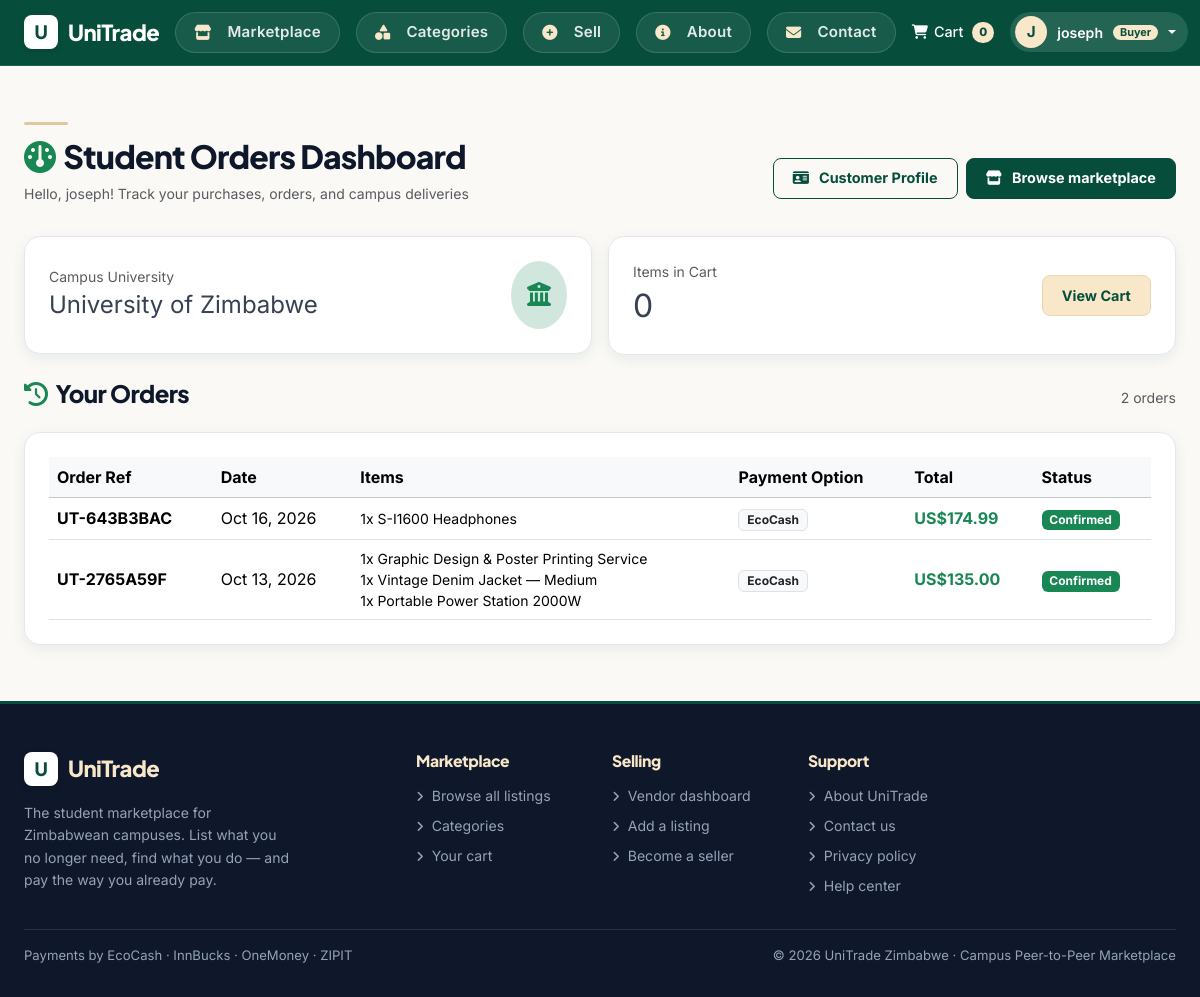
The app's page /buyer/dashboard/ (signed in) with its own data.
### Emarket/models.py (models this page shows, shortened)
class Profile(models.Model):
    ROLE_CHOICES = [
        ('vendor', 'Seller / Vendor'),
        ('buyer', 'Buyer'),
        ('both', 'Both (Buyer & Seller)'),
    ]
    user = models.OneToOneField(User, on_delete=models.CASCADE, related_name='profile')
    role = models.CharField(max_length=15, choices=ROLE_CHOICES, default='buyer')
    university = models.CharField(max_length=100, choices=UNIVERSITIES, default='University of Zimbabwe')
    store_name = models.CharField(max_length=150, blank=True, null=True)
    phone = models.CharField(max_length=25, blank=True, null=True)
    address = models.TextField(blank=True, null=True)
    is_email_confirmed = models.BooleanField(default=True)
    email_confirmation_token = models.UUIDField(default=uuid.uuid4)

class Order(models.Model):
    ORDER_STATUS = [
        ('Pending', 'Pending'),
        ('Confirmed', 'Confirmed'),
        ('Completed', 'Completed'),
        ('Cancelled', 'Cancelled'),
    ]
    buyer = models.ForeignKey(User, on_delete=models.CASCADE, related_name='orders')
    total_amount = models.DecimalField(max_digits=10, decimal_places=2)
    payment_method = models.CharField(max_length=30, choices=PAYMENT_CHOICES, default='ecocash')
    payment_number = models.CharField(max_length=100, blank=True) # Phone/wallet number or note
    order_reference = models.CharField(max_length=32, blank=True, null=True)
    date_ordered = models.DateTimeField(auto_now_add=True)
    status = models.CharField(max_length=20, choices=ORDER_STATUS, default='Pending')

class OrderItem(models.Model):
    order = models.ForeignKey(Order, on_delete=models.CASCADE, related_name='items')
    product = models.ForeignKey(Product, on_delete=models.CASCADE)
    quantity = models.PositiveIntegerField(default=1)
    price = models.DecimalField(max_digits=10, decimal_places=2)

class Product(models.Model):
    vendor = models.ForeignKey(Profile, on_delete=models.CASCADE, related_name='products')
    name = models.CharField(max_length=255)
    price = models.DecimalField(max_digits=10, decimal_places=2) # US$
    image = models.ImageField(upload_to='product_images/', blank=True, null=True)
    icon = models.CharField(max_length=10, default='📦')
    description = models.TextField()
    category = models.CharField(max_length=100, choices=CATEGORIES, default='Textbooks')
    condition = models.CharField(max_length=50, choices=CONDITIONS, default='Used')
    university = models.CharField(max_length=100, choices=UNIVERSITIES, blank=True, null=True)
    is_available = models.BooleanField(default=True)
    date_added = models.DateTimeField(auto_now_add=True)

### Emarket/views.py (the view)
# urls.py: path('buyer/dashboard/', views.buyer_dashboard, name='buyer_dashboard'),
@login_required
def buyer_dashboard(request):
    profile, _ = Profile.objects.get_or_create(user=request.user, defaults={'role': 'buyer'})
    orders = Order.objects.filter(buyer=request.user).prefetch_related('items__product').order_by('-date_ordered')
    cart = request.session.get('cart', {})
    cart_count = sum(cart.values())
    return render(request, 'Emarket/buyer_dashboard.html', {
        'profile': profile,
        'orders': orders,
        'orders_count': orders.count(),
        'cart_count': cart_count
    })

### Emarket/context_processors.py (called while the page is built)
def cart_quantity(request):
    cart = request.session.get('cart', {})
    total_quantity = sum(cart.values())  # Sum up all quantities in the cart
    return {'cart_quantity': total_quantity}

### Emarket/Templates/Emarket/buyer_dashboard.html (shortened to what this page needs)
{% extends 'Emarket/base.html' %}
{% load static %}
{% block content %}
<section class="sec">
    <div class="wrap">
        <div class="rule"></div>
        <div class="sec-h">
            <div>
                <h2><i class="fa-solid fa-gauge me-2 text-success"></i>Student Orders Dashboard</h2>
                <p class="text-muted small mt-1">Hello, {{ user.first_name|default:user.username }}! Track your purchases, orders, and campus deliveries</p>
            </div>
            <div class="d-flex gap-2 flex-wrap">
                <a href="{% url 'buyer_profile' %}" class="btn btn-o">
                    <i class="fa-solid fa-id-card me-1"></i> Customer Profile
                </a>
                <a href="{% url 'product_list' %}" class="btn btn-p">
                    <i class="fa-solid fa-store me-1"></i> Browse marketplace
                </a>
            </div>
        </div>
        <div class="row g-3 mb-4">
            <div class="col-md-6">
                <div class="panel p-4">
                    <div class="d-flex justify-content-between align-items-center">
                        <div>
                            <div class="text-muted small">Campus University</div>
                            <div class="ctitle fs-4 mb-0">{{ profile.university }}</div>
                        </div>
                        <div class="rounded-circle p-3 bg-success-subtle text-success fs-4">
                            <i class="fa-solid fa-building-columns"></i>
                        </div>
                    </div>
                </div>
            </div>
            <div class="col-md-6">
                <div class="panel p-4">
                    <div class="d-flex justify-content-between align-items-center">
                        <div>
                            <div class="text-muted small">Items in Cart</div>
                            <div class="cprice fs-2 mb-0">{{ cart_count }}</div>
                        </div>
                        <a href="{% url 'cart' %}" class="btn btn-sm btn-c">View Cart</a>
                    </div>
                </div>
            </div>
        </div>
        <div class="sec-h mt-4">
            <h4><i class="fa-solid fa-clock-rotate-left me-2 text-success"></i>Your Orders</h4>
            <span class="text-muted small">{{ orders|length }} order{{ orders|length|pluralize }}</span>
        </div>
        {% if orders %}
            <div class="panel p-4">
                <div class="table-responsive">
                    <table class="table align-middle mb-0">
                        <thead class="table-light">
                            <tr>
                                <th>Order Ref</th>
                                <th>Date</th>
                                <th>Items</th>
                                <th>Payment Option</th>
                                <th>Total</th>
                                <th>Status</th>
                            </tr>
                        </thead>
                        <tbody>
                            {% for order in orders %}
                                <tr>
                                    <td><b>{{ order.order_reference|default:order.id }}</b></td>
                                    <td>{{ order.date_ordered|date:"M d, Y" }}</td>
                                    <td>
                                        <ul class="list-unstyled mb-0 small">
                                            {% for it in order.items.all %}
                                                <li>{{ it.quantity }}x {{ it.product.name }}</li>
                                            {% endfor %}
                                        </ul>
                                    </td>
                                    <td><span class="badge bg-light text-dark border">{{ order.get_payment_method_display }}</span></td>
                                    <td class="fw-bold text-success">US${{ order.total_amount }}</td>
                                    <td>
                                        <span class="badge bg-success">{{ order.status }}</span>
                                    </td>
                                </tr>
                            {% endfor %}
                        </tbody>
                    </table>
                </div>
            </div>
        {% endif %}
    </div>
</section>
{% endblock %}

### Emarket/Templates/Emarket/includes/navbar.html (shortened to what this page needs)
{% load static %}
<nav class="nav sticky-top">
    <div class="wrap">
        <div class="d-flex align-items-center justify-content-between gap-3 w-100">
            <a class="brand" href="{% url 'home' %}">
                <span class="ic">U</span>UniTrade
            </a>
            <div class="navlinks d-none d-md-flex align-items-center">
                {% if user.is_authenticated and user.profile.role == 'vendor' %}
                    <a href="{% url 'vendor_dashboard' %}" class="nav-item-pill {% if request.resolver_match.url_name == 'vendor_dashboard' %}on{% endif %}">
                        <i class="fa-solid fa-house-chimney me-2 small"></i><span>Home</span>
                    </a>
                    <a href="{% url 'vendor_products' %}" class="nav-item-pill {% if request.resolver_match.url_name == 'vendor_products' or request.resolver_match.url_name == 'add_product' or request.resolver_match.url_name == 'edit_product' %}on{% endif %}">
                        <i class="fa-solid fa-boxes-stacked me-2 small"></i><span>Manage Listings</span>
                    </a>
                    <a href="{% url 'vendor_revenue' %}" class="nav-item-pill {% if request.resolver_match.url_name == 'vendor_revenue' %}on{% endif %}">
                        <i class="fa-solid fa-chart-line me-2 small"></i><span>Revenue</span>
                    </a>
                {% else %}
                    <a href="{% url 'product_list' %}" class="nav-item-pill {% if request.resolver_match.url_name == 'product_list' %}on{% endif %}">
                        <i class="fa-solid fa-store me-2 small"></i><span>Marketplace</span>
                    </a>
                    <a href="{% url 'category_list' %}" class="nav-item-pill {% if request.resolver_match.url_name == 'category_list' or request.resolver_match.url_name == 'category_products' %}on{% endif %}">
                        <i class="fa-solid fa-shapes me-2 small"></i><span>Categories</span>
                    </a>
                    <a href="{% url 'add_product' %}" class="nav-item-pill {% if request.resolver_match.url_name == 'add_product' %}on{% endif %}">
                        <i class="fa-solid fa-plus-circle me-2 small"></i><span>Sell</span>
                    </a>
                    <a href="{% url 'about' %}" class="nav-item-pill {% if request.resolver_match.url_name == 'about' %}on{% endif %}">
                        <i class="fa-solid fa-circle-info me-2 small"></i><span>About</span>
                    </a>
                    <a href="{% url 'contact_us' %}" class="nav-item-pill {% if request.resolver_match.url_name == 'contact_us' or request.resolver_match.url_name == 'contact' %}on{% endif %}">
                        <i class="fa-solid fa-envelope me-2 small"></i><span>Contact</span>
                    </a>
                {% endif %}
            </div>
            <div class="navr d-flex align-items-center gap-3">
                <a href="{% url 'cart' %}" class="navr-link">
                    <i class="fa-solid fa-cart-shopping"></i>
                    <span>Cart</span>
                    <span class="nav-badge-cart" id="cartCount">{{ cart_quantity|default:"0" }}</span>
                </a>
                {% if user.is_authenticated %}
                    <div class="dropdown d-inline-block">
                        <button class="btn-nav-profile dropdown-toggle border-0" type="button" id="profileDropdown" data-bs-toggle="dropdown" aria-expanded="false">
                            <span class="user-avatar-sm rounded-circle d-inline-flex align-items-center justify-content-center fw-bold">
                                {{ user.first_name|slice:":1"|default:user.username|slice:":1"|upper }}
                            </span>
                            <span class="user-nav-name fw-semibold ms-1 d-none d-sm-inline">{{ user.first_name|default:user.username }}</span>
                            <span class="badge badge-nav-role ms-1">{% if user.profile.role == 'vendor' %}Seller{% else %}Buyer{% endif %}</span>
                        </button>
                    </div>
                {% else %}
                    <a href="{% url 'signin' %}" class="btn-nav-signin">
                        <i class="fa-solid fa-arrow-right-to-bracket"></i> Sign in
                    </a>
                {% endif %}
            </div>
        </div>
    </div>
</nav>

### Emarket/static/Emarket/styles.css (style rules this page uses)
:root { --ink: #064e3b; --ink-d: #032b21; --ink-card: #043e2f; --ink-s: #ecfdf5; --champ: #f8e7c9; --champ-d: #dfc89e; --champ-b: #ebd5ad; --bg-cream: #faf6ed; --bg-thumb: #f4eee5; --black: #0f172a; --off: #faf9f6; --g700: #374151; --g600: #4b5563; --g500: #6b7280; --g300: #d1d5db; --g200: #e5e7eb; --g100: #f3f4f6; --r-s: 6px; --r-m: 10px; --r-l: 16px; --r-xl: 20px; --r-pill: 9999px; --sh-s: 0 1px 3px rgba(6, 78, 59, .04); --sh-m: 0 4px 14px rgba(6, 78, 59, .08); --sh-l: 0 12px 30px rgba(0, 0, 0, .08); --sp-1: 4px; --sp-2: 8px; --sp-3: 12px; --sp-4: 16px; --sp-5: 20px; --sp-6: 24px; --sp-7: 32px; --sp-8: 48px; --sp-9: 56px; --sp-10: 72px; color-scheme: light; }
body { font-family: 'Inter', -apple-system, BlinkMacSystemFont, sans-serif; background-color: var(--off); color: var(--g700); -webkit-font-smoothing: antialiased; }
h1, h2, h3, h4, h5, h6, .brand, .hero-heading { font-family: 'Plus Jakarta Sans', -apple-system, BlinkMacSystemFont, sans-serif; font-weight: 800; color: var(--black); letter-spacing: -.025em; }
a { text-decoration: none; color: inherit; transition: all .15s ease; }
.wrap { max-width: 1200px; margin: 0 auto; padding: 0 var(--sp-6); width: 100%; }
.nav { background: var(--ink); color: #fff; padding: var(--sp-3) 0; border-bottom: 1px solid rgba(255, 255, 255, .1); }
.brand { color: #fff; font-size: 1.38rem; font-weight: 800; display: inline-flex; align-items: center; gap: 10px; }
.brand .ic { background: #fff; color: var(--ink); width: 34px; height: 34px; border-radius: 8px; display: flex; align-items: center; justify-content: center; font-size: 1.15rem; font-weight: 800; box-shadow: 0 2px 6px rgba(0, 0, 0, .15); }
.navlinks { display: flex; align-items: center; gap: 16px; }
.navlinks a, .nav-item-pill { font-size: .94rem; font-weight: 600; color: rgba(255, 255, 255, .88); padding: 8px 18px; border-radius: var(--r-pill); display: inline-flex; align-items: center; gap: 8px; text-decoration: none; white-space: nowrap; letter-spacing: .25px; transition: all .18s ease; background: rgba(255, 255, 255, 0.08); border: 1px solid rgba(255, 255, 255, 0.14); }
.navlinks a i, .nav-item-pill i { color: var(--champ); font-size: .95rem; transition: color .18s ease; }
.navr-link { color: #fff; font-size: .9rem; font-weight: 500; display: inline-flex; align-items: center; gap: 6px; }
.nav-badge-cart { background: var(--champ); color: var(--ink); font-size: .72rem; font-weight: 800; border-radius: var(--r-pill); padding: 2px 7px; margin-left: 3px; }
.btn-nav-profile { background: rgba(255, 255, 255, 0.12); color: #fff; border-radius: var(--r-pill); padding: 4px 12px 4px 5px; display: inline-flex; align-items: center; gap: 6px; font-size: .88rem; transition: all .15s ease; cursor: pointer; }
.user-avatar-sm { width: 32px; height: 32px; background: var(--champ); color: var(--ink); font-size: .95rem; font-weight: 700; }
.badge-nav-role { background: var(--champ); color: var(--ink); font-size: .68rem; font-weight: 700; border-radius: var(--r-pill); padding: 2px 7px; }
.btn-hero-primary, .btn-hero-secondary, .btn-p, .btn-c, .btn-o, .btn-card-add { border-radius: 8px; font-weight: 700; font-size: .9rem; display: inline-flex; align-items: center; justify-content: center; gap: 6px; transition: all .15s ease; }
.btn-hero-primary, .btn-p, .btn-card-add { background: var(--ink); color: #fff; border: 1px solid var(--ink); }
.btn-c { background: var(--champ); color: var(--ink); border: 1px solid var(--champ-b); padding: .55rem 1.2rem; }
.btn-o { background: transparent; color: var(--ink); border: 1.5px solid var(--ink); padding: .55rem 1.2rem; }
.btn-p { padding: .55rem 1.2rem; }
.sec { padding: var(--sp-9) 0; }
.rule { width: 44px; height: 3px; background: var(--champ-d); margin-bottom: var(--sp-3); border-radius: 2px; }
.sec-h { display: flex; align-items: center; justify-content: space-between; flex-wrap: wrap; gap: var(--sp-3); margin-bottom: var(--sp-4); }
.panel { background: #fff; border: 1px solid var(--g200); border-radius: var(--r-l); padding: var(--sp-7); box-shadow: var(--sh-m); }

### records on screen
Profile: university "University of Zimbabwe"
Order: order_reference "UT-643B3BAC", date_ordered "Oct 16, 2026", payment_method "EcoCash", total_amount "174.99", status "Confirmed"
OrderItem: quantity "1", product.name "S-I1600 Headphones"
Order: order_reference "UT-2765A59F", date_ordered "Oct 13, 2026", payment_method "EcoCash", total_amount "135.00", status "Confirmed"
OrderItem: quantity "1", product.name "Graphic Design & Poster Printing Service"
OrderItem: quantity "1", product.name "Vintage Denim Jacket — Medium"
OrderItem: quantity "1", product.name "Portable Power Station 2000W"

### other values on screen
{{ cart_quantity|default:"0" }} "0"
{{ user.first_name|slice:":1"|default:user.username|slice:":1"|upper }} "J"
{{ user.first_name|default:user.username }} "joseph"
{{ cart_count }} "0"
{{ orders|length }} "2"
